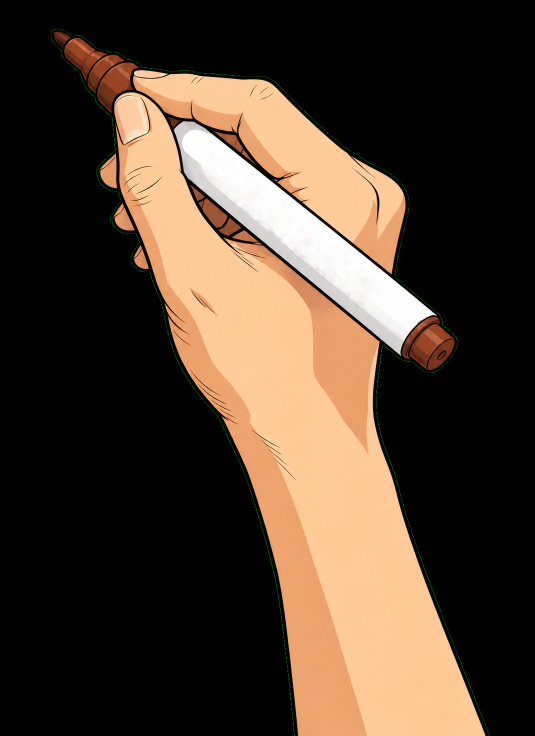
#> input picture assets/drawing-hand-clean.png, 1069 x 1472 px (shown at 1/2 size)
$ python auto_annotate.py ../assets/drawing-hand-clean.png
#> lines starting #> are read from the running program, lines starting #| are printed output that depends on the picture; after the words box and inside, x2 and y2 are one past the last pixel; in counts of white or black regions, pixels touching at a corner belong together
### scripts/stream_render.py
#!/usr/bin/env python3
"""
流式笔迹动画 - 单图渲染入口

把一张彩色图片渲染成「笔尖沿连续轨迹滑行、边走边落墨」的白板动画。
全程分三个段落：
  起笔(ink)   笔尖沿墨迹流铺下黑色线稿
  添彩(color) 同一条轨迹回头，笔尖换上原色把画面点亮
  凝视(gaze)  收笔后停留，展示完整原图

与“逐格跳变”的做法不同：本渲染器把绘制顺序视作笔尖的运动折线，
在相邻落点之间做插值，墨刷随笔尖滑动连续落墨，形成连贯的笔迹流。
"""
from __future__ import annotations

import argparse
import datetime
import math
import shutil
import subprocess
import sys
import time
from dataclasses import dataclass
from pathlib import Path
from typing import Sequence

import cv2
import numpy as np

# ──────────────────────────────────────────────────────────────
# 资源定位
# ──────────────────────────────────────────────────────────────
_SCRIPT_DIR = Path(__file__).resolve().parent
_ASSETS_DIR = _SCRIPT_DIR.parent / "assets"
DEFAULT_HAND_PNG = _ASSETS_DIR / "drawing-hand.png"


def _imread_any(path: str | Path, flags: int = cv2.IMREAD_COLOR) -> np.ndarray | None:
    """
    读取图片，兼容含中文/空格等非 ASCII 字符的 Windows 路径。
    先用 np.fromfile 读字节，再交给 cv2.imdecode 解码，
    绕过 cv2.imread 对非 ASCII 路径的兼容性问题。
    """
    raw = np.fromfile(str(path), dtype=np.uint8)
    if raw.size == 0:
        return None
    return cv2.imdecode(raw, flags)


# [7 lines left out: function _imwrite_any, not called in this run]


# ──────────────────────────────────────────────────────────────
# 渲染参数集中处
# ──────────────────────────────────────────────────────────────
@dataclass(frozen=True)
class Config:
    fps: int = 60                  # 高频输出让笔尖移动更接近连续书写
    grid_edge: int = 10            # 更小的网格减少线稿揭示的块状感
    sample_step: int = 2           # 笔尖轨迹的像素采样间距
    cap_long_edge: int = 1080      # 输入图长边上限
    brush_radius: int = 40         # 添彩阶段圆形墨刷半径
    ink_weight: int = 2            # 线稿段权重：为观察笔迹留出更多时间
    color_weight: int = 1          # 添彩段权重
    gaze_seconds: float = 3.0      # 凝视段基准秒数
    ink_threshold: int = 10        # 像素灰度低于此值视为“墨迹”
    ink_reveal_radius: int = 4     # 笔尖每段轨迹可揭示线稿的半径
    target_hand_height: int = 493  # 手部素材缩放后的目标高度（按 1080p 调校）
    # 笔尖在素材中的归一化坐标（0..1），决定落墨点对齐到素材的哪个像素。
    # 内置 drawing-hand.png 裁剪后，笔尖落在图像左上角，故锚点取 (0, 0)。
    # 这里描述的是真实落墨接触点，而非手部图像的外框。
    tip_anchor_x: float = 0.0
    tip_anchor_y: float = 0.0
    canvas_hex: str = "#F6F1E3"    # 画布底色
    match_bg: bool = True          # 把原图背景染成画布底色，使起笔/上色背景一致
    match_bg_threshold: int = 28   # 与原图背景色差异小于此值视为背景（BGR 三通道和）
    steps_per_frame: int = 4       # 每帧推进的落点数基准
    # ── contour-wipe 上色模式专用 ──
    color_fill: str = "contour-wipe"  # 上色风格: "contour-wipe" 轮廓感知自上而下扫描(默认) | "brush" 沿轨迹刷
    wipe_decay: float = 0.86       # 阻力场逐行向下衰减系数（半衰期≈4.6px）
    wipe_delay_ratio: float = 0.04  # 轮廓处前沿被扣减的像素比例（×h，钳制到[12,52]）
    wipe_blocks: int = 18          # 笔尖横向来回扫动的趟数
    # ── 起笔段自适应停顿（模拟"换笔呼吸"节奏）──
    # pause_mode: "heavy" 明显停顿(默认)；"auto" 按内容密度自动分档；"off" 关闭停顿；"light" 少量
    pause_mode: str = "heavy"
    pause_ratio_heavy: float = 0.03   # 低密度(慢节奏)停顿比例：约 3% 帧用作停顿
    pause_ratio_light: float = 0.008  # 中密度停顿比例：约 0.8%
    # 密度分档阈值：用"每格帧数"(frames_per_cell) 衡量动画时长相对内容的富余度。
    # >= heavy_fpc 有大段富余 → heavy 档(多停顿)；>= light_fpc 适中 → light 档；
    # < light_fpc 内容密集、时长紧张 → 不停顿。
    pause_heavy_fpc: float = 0.7
    pause_light_fpc: float = 0.4
    # ── 笔迹路径模式 ──
    # ink_path_mode: "grid" 网格格中心插值(默认) | "skeleton" 骨架级像素追踪
    ink_path_mode: str = "grid"
    skeleton_min_points: int = 8        # 骨架笔画最少点数（过滤碎片）
    skeleton_resample_spacing: float = 2.5  # 骨架重采样间距（像素）


# ──────────────────────────────────────────────────────────────
# 小工具
# ──────────────────────────────────────────────────────────────
# [45 lines left out: functions _hex_to_bgr, _bounding_box, _to_grid_blocks, _active_mask, _label_components, not called in this run]


def _component_cells(labels: np.ndarray, label: int) -> list[tuple[int, int]]:
    coords = np.argwhere(labels == label)
    return [(int(r), int(c)) for r, c in coords]


# [425 lines left out: functions _merge_small_components, _bounds, _split_bridge_connected_component, _split_bridge_connected_components, _boxes_touch, _group_adjacent_stroke_groups and 8 more, not called in this run]


def flatten_streams(streams: list[list[tuple[int, int]]]) -> list[tuple[int, int]]:
    return [cell for stream in streams for cell in stream]


# ──────────────────────────────────────────────────────────────
# 笔尖 / 手部覆盖
# ──────────────────────────────────────────────────────────────
# [75 lines left out: functions _load_hand, _procedural_tip, not called in this run]


class TipOverlay:
    """把笔尖/手部贴到画布上，让指定的“笔尖锚点”对齐落墨点，带 alpha 混合。"""

    # [56 lines left out: functions __init__, stamp, _feathered_disk, not called in this run]


# ──────────────────────────────────────────────────────────────
# contour-wipe 上色工具
# ──────────────────────────────────────────────────────────────
def _ease_in_out_sine(t: float | np.ndarray) -> float | np.ndarray:
    """正弦缓动：起止慢、中间快。输入标量或数组，输出同形。"""
    return -(np.cos(np.pi * t) - 1.0) / 2.0


# [9 lines left out: function _build_wipe_wave, not called in this run]


# ──────────────────────────────────────────────────────────────
# 骨架级笔画追踪（移植自 whiteboard-video-engine preprocess.py）
# Zhang-Suen 细化 → 8邻接最直边追踪 → 像素级有序笔画
# ──────────────────────────────────────────────────────────────
_SKEL_NEIGHBORS_8 = [
    (-1, -1), (0, -1), (1, -1),
    (-1, 0),           (1, 0),
    (-1, 1),  (0, 1),  (1, 1),
]


# [57 lines left out: functions _zhang_suen_skeleton, _skel_neighbors, not called in this run]


def _edge_key(a: tuple[int, int], b: tuple[int, int]) -> tuple[tuple[int, int], tuple[int, int]]:
    """无向边规范化：(A,B) 和 (B,A) 映射到同一个 key。"""
    return (a, b) if a <= b else (b, a)


# [141 lines left out: functions _choose_next, trace_8connected, _stroke_cumulative_length, _resample_stroke_points, _chaikin_smooth, _order_skeleton_strokes, not called in this run]


# ──────────────────────────────────────────────────────────────
# 时长 / 段落切分
# ──────────────────────────────────────────────────────────────
@dataclass
class PhasePlan:
    ink_frames: int
    color_frames: int
    gaze_frames: int
    ratio_label: str


# [20 lines left out: function plan_phases, not called in this run]


# ──────────────────────────────────────────────────────────────
# 渲染器主体
# ──────────────────────────────────────────────────────────────
class StreamBoardRenderer:
    """持有单次渲染的全部状态，方法挂在实例上。"""

    # [789 lines left out: functions __init__, _match_original_background, _cell_center, _build_skeleton_path, _build_resistance_field, _reveal_ink_segment and 18 more, not called in this run]


# [2 lines that do not run on import are left out]

### scripts/auto_annotate.py
#!/usr/bin/env python3
"""
Automatic annotation for raster line-art: find the drawn objects and turn them
into annotation elements (regions + reading order + default timing).

The illustration style (clean line art, lots of empty paper) makes objects
separable: ink is dilated until strokes of one object merge, connected blobs
become candidate elements, tiny blobs are merged into their nearest
neighbour, and if ``--elements K`` is given the closest blobs are merged
until K remain.  Elements are ordered in reading order (rows, then left to
right) unless ``--order`` says otherwise.

An agent should still look at the result (``render_annotation_preview.py``)
and rename / reorder / set ``say`` phrases.

Usage:
  python auto_annotate.py scene.png [--elements 4] [--order reading|ltr|ttb|size]
                          [--labels "Mặt trời,Mây,Người"] [--say "mặt trời,đám mây,người"]
                          [--duration-ms 9000] [--out scene.annotation.json]
"""
from __future__ import annotations

import argparse
import json
import sys
from pathlib import Path

import cv2
import numpy as np

sys.path.insert(0, str(Path(__file__).resolve().parent))
import stream_render as sr  # noqa: E402


def content_mask(img: np.ndarray) -> np.ndarray:
    h, w = img.shape[:2]
    m = max(3, min(h, w) // 50)
    corners = [img[:m, :m], img[:m, -m:], img[-m:, :m], img[-m:, -m:]]
    bg = np.median(np.concatenate([c.reshape(-1, 3) for c in corners]), axis=0)
    diff = np.abs(img.astype(np.int16) - bg.astype(np.int16)).sum(axis=2)
    gray = cv2.cvtColor(img, cv2.COLOR_BGR2GRAY)
    ink = cv2.adaptiveThreshold(gray, 255, cv2.ADAPTIVE_THRESH_GAUSSIAN_C, cv2.THRESH_BINARY, 15, 10) < 10
    mask = (diff > 45) | ink
    # drop paper texture / noise specks
    mask = cv2.morphologyEx(mask.astype(np.uint8), cv2.MORPH_OPEN, np.ones((2, 2), np.uint8))
    return mask > 0


# [5 lines left out: function _gap, not called in this run]


def _union(a, b):
    return (min(a[0], b[0]), min(a[1], b[1]), max(a[2], b[2]), max(a[3], b[3]))


def detect_boxes(img: np.ndarray, k: int | None = None, merge_ratio: float = 0.014,
                 min_area_ratio: float = 0.01) -> list[tuple[int, int, int, int]]:
    h, w = img.shape[:2]
    mask = content_mask(img)
    # long thin horizontal strokes (ground lines, baselines) glue unrelated objects
    # together: ignore them while grouping (they are still drawn - pixels stay in `mask`)
    m8 = mask.astype(np.uint8)
    thin = m8 - cv2.morphologyEx(m8, cv2.MORPH_OPEN, np.ones((max(3, h // 90), 1), np.uint8))
    lines = cv2.morphologyEx(thin, cv2.MORPH_OPEN, np.ones((1, max(15, w // 12)), np.uint8))
    lines = cv2.dilate(lines, np.ones((3, 3), np.uint8))
    group_mask = (m8 > 0) & ~(lines > 0)
    r = max(3, int(min(h, w) * merge_ratio))
    blobs = cv2.dilate(group_mask.astype(np.uint8), cv2.getStructuringElement(cv2.MORPH_ELLIPSE, (r, r)))
    n, lab, st, _ = cv2.connectedComponentsWithStats(blobs)
    boxes, areas = [], []
    for i in range(1, n):
        x, y, bw, bh, _a = st[i]
        sub = group_mask[y:y + bh, x:x + bw] & (lab[y:y + bh, x:x + bw] == i)
        ys, xs = np.nonzero(sub)
        if ys.size == 0:
            continue
        boxes.append((x + int(xs.min()), y + int(ys.min()), x + int(xs.max()) + 1, y + int(ys.max()) + 1))
        areas.append(int(ys.size))
    if not boxes:
        return []
    # merge small blobs into their nearest neighbour
    min_area = min_area_ratio * group_mask.sum()
    changed = True
    while changed and len(boxes) > 1:
        changed = False
        i = int(np.argmin(areas))
        if areas[i] < min_area:
            j = min((j for j in range(len(boxes)) if j != i), key=lambda j: _gap(boxes[i], boxes[j]))
            boxes[j] = _union(boxes[i], boxes[j])
            areas[j] += areas[i]
            del boxes[i], areas[i]
            changed = True
    # merge boxes that sit (mostly) inside another one - motion lines, details
    # [4 lines left out: function inside, not called in this run]
    changed = True
    while changed and len(boxes) > 1:
        changed = False
        for i in range(len(boxes)):
            box_area = lambda b: (b[2] - b[0]) * (b[3] - b[1])  # noqa: E731
            j = next((j for j in range(len(boxes)) if j != i
                      and box_area(boxes[i]) < 0.25 * box_area(boxes[j])
                      and inside(boxes[i], boxes[j]) > 0.9), None)
            if j is not None:
                boxes[j] = _union(boxes[i], boxes[j])
                areas[j] += areas[i]
                del boxes[i], areas[i]
                changed = True
                break
    # merge down to k
    if k:
        while len(boxes) > k:
            best = None
            for i in range(len(boxes)):
                for j in range(i + 1, len(boxes)):
                    u = _union(boxes[i], boxes[j])
                    cost = _gap(boxes[i], boxes[j]) + 0.15 * np.sqrt((u[2] - u[0]) * (u[3] - u[1]))
                    if best is None or cost < best[0]:
                        best = (cost, i, j)
            _, i, j = best
            boxes[i] = _union(boxes[i], boxes[j])
            areas[i] += areas[j]
            del boxes[j], areas[j]
    return boxes


def order_boxes(boxes, mode: str = "reading"):
    if mode == "ltr":
        return sorted(boxes, key=lambda b: (b[0] + b[2]) / 2)
    if mode == "ttb":
        return sorted(boxes, key=lambda b: (b[1] + b[3]) / 2)
    if mode == "size":
        return sorted(boxes, key=lambda b: -(b[2] - b[0]) * (b[3] - b[1]))
    # reading order: group into rows by vertical overlap, rows top->bottom, items left->right
    rest = sorted(boxes, key=lambda b: b[1])
    rows: list[list] = []
    for b in rest:
        for row in rows:
            ry0 = min(x[1] for x in row)
            ry1 = max(x[3] for x in row)
            ov = min(ry1, b[3]) - max(ry0, b[1])
            if ov > 0.5 * min(ry1 - ry0, b[3] - b[1]):
                row.append(b)
                break
        else:
            rows.append([b])
    rows.sort(key=lambda row: min(x[1] for x in row))
    return [b for row in rows for b in sorted(row, key=lambda x: x[0])]


def annotate(image_path: str | Path, k: int | None = None, order: str = "reading",
             labels: list[str] | None = None, says: list[str] | None = None,
             duration_ms: int | None = None, pad_ratio: float = 0.012) -> dict:
    img = sr._imread_any(str(image_path))
    if img is None:
        raise FileNotFoundError(image_path)
    h, w = img.shape[:2]
    boxes = order_boxes(detect_boxes(img, k), order)
    pad = max(4, int(min(w, h) * pad_ratio))
    n = len(boxes)
    total = duration_ms or max(4000, 2600 * n + 1000)
    slot = (total - 900) / max(1, n)
    elements = []
    for i, (x0, y0, x1, y1) in enumerate(boxes):
        x0, y0 = max(0, x0 - pad), max(0, y0 - pad)
        x1, y1 = min(w, x1 + pad), min(h, y1 + pad)
        start = int(300 + i * slot)
        e = {
            "id": f"el_{i + 1}",
            "label": labels[i] if labels and i < len(labels) else f"Phần {i + 1}",
            "sequence": i + 1,
            "narrativeRole": "",
            "subtitle": "",
            "type": "object",
            "region": {"x": int(x0), "y": int(y0), "width": int(x1 - x0), "height": int(y1 - y0)},
            "reveal": {"direction": "left_to_right", "startMs": start,
                       "durationMs": int(max(800, slot - 200)), "maskPaddingPx": pad, "protectedRegions": []},
            "handPath": {"start": [int(x0), int((y0 + y1) / 2)], "end": [int(x1), int((y0 + y1) / 2)],
                         "easing": "easeInOut"},
        }
        if says and i < len(says) and says[i].strip():
            e["say"] = says[i].strip()
        elements.append(e)
    return {"sceneId": Path(image_path).stem, "canvas": {"width": w, "height": h},
            "storyBasis": "", "sceneDurationMs": int(total), "elements": elements}


def main(argv=None) -> int:
    p = argparse.ArgumentParser(description="Auto-annotate a raster scene")
    p.add_argument("image")
    p.add_argument("--elements", type=int, default=None, help="target number of elements")
    p.add_argument("--order", default="reading", choices=["reading", "ltr", "ttb", "size"])
    p.add_argument("--labels", default=None, help="comma separated labels, in drawing order")
    p.add_argument("--say", default=None, help="comma separated trigger phrases, in drawing order")
    p.add_argument("--duration-ms", type=int, default=None)
    p.add_argument("--out", default=None)
    a = p.parse_args(argv)
    split = lambda s: [x.strip() for x in s.split(",")] if s else None  # noqa: E731
    ann = annotate(a.image, a.elements, a.order, split(a.labels), split(a.say), a.duration_ms)
#> in _imread_any, returned value is the input picture: shape (1472, 1069, 3); mean B, G, R 47.6, 61.9, 78.5
#> in content_mask, `bg = np.median(np.concatenate([c.reshape(-1, 3) for c in corners]), ax..`: bg = [0, 0, 0]
#> in content_mask, `diff = np.abs(img.astype(np.int16) - bg.astype(np.int16)).sum(axis=2)`:
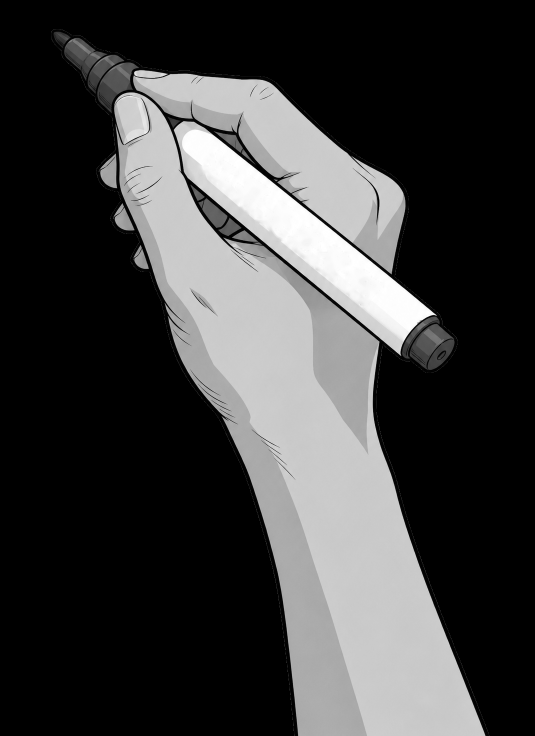
#> diff: shape (1472, 1069) int64 (shown at 1/2 size); min 0, max 765, mean 188; drawn with min black and max white
#> in content_mask, `ink = cv2.adaptiveThreshold(gray, 255, cv2.ADAPTIVE_THRESH_GAUSSIAN_C,..`:
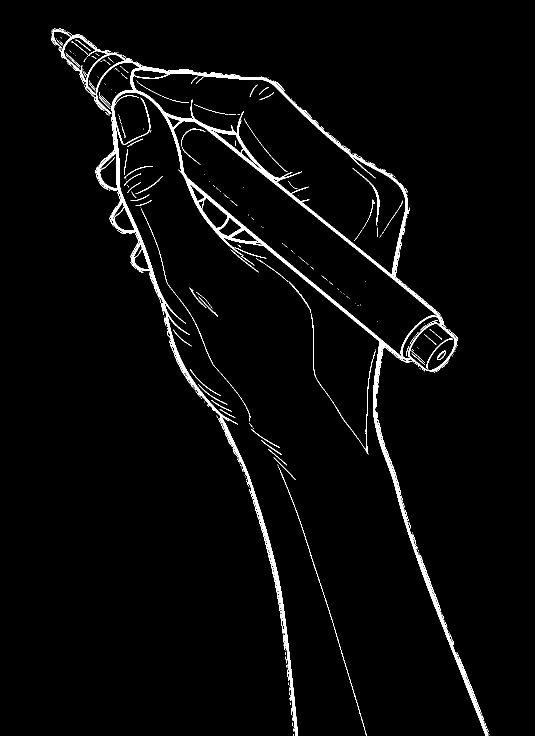
#> ink: shape (1472, 1069) bool (shown at 1/2 size); 2.9% white; 292 white regions (217 under 20 px), largest, box (x1, y1, x2, y2) and area: (103, 59, 977, 1472) 38298, (557, 934, 734, 1472) 711, (622, 627, 751, 909) 685
#> in content_mask, `mask = (diff > 45) | ink`:
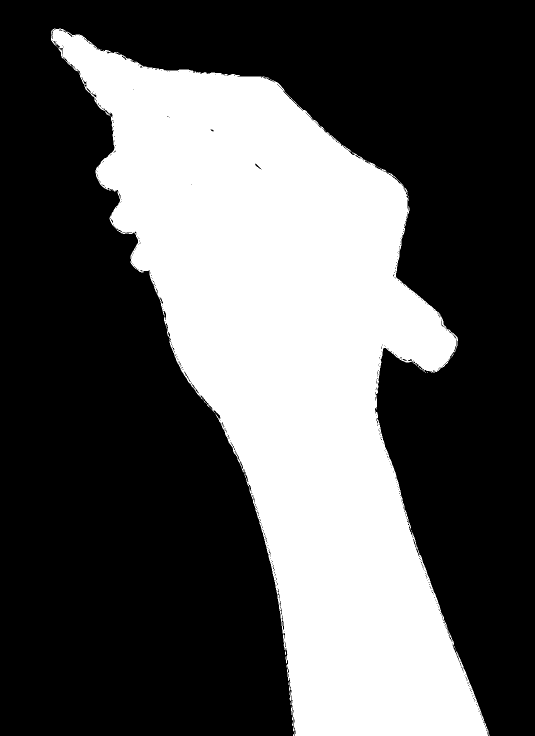
#> mask: shape (1472, 1069) bool (shown at 1/2 size); 35.1% white; 27 white regions (26 under 20 px), largest, box (x1, y1, x2, y2) and area: (102, 57, 979, 1472) 551747
#> in content_mask, `mask = cv2.morphologyEx(mask.astype(np.uint8), cv2.MORPH_OPEN, np.ones..`:
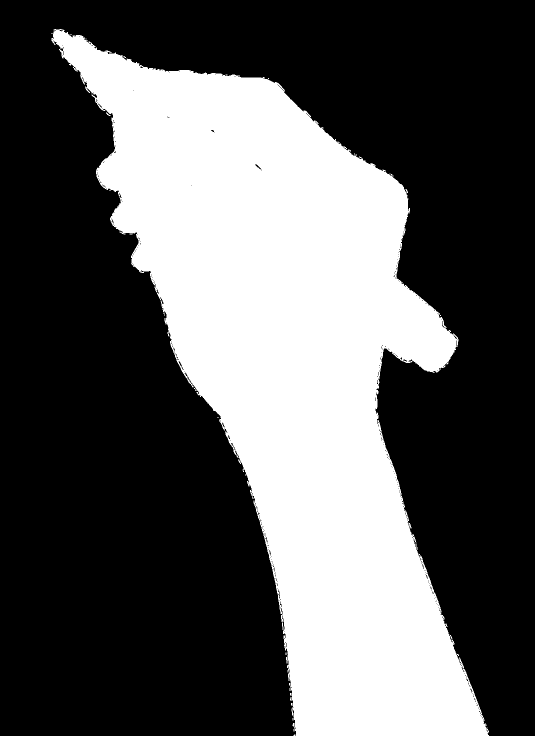
#> mask: shape (1472, 1069) (shown at 1/2 size); values 0 (black) and 1 (white), 35% white; 32 white regions (29 under 20 px), largest, box (x1, y1, x2, y2) and area: (103, 58, 978, 1472) 549887, (564, 1245, 567, 1260) 30, (212, 225, 221, 232) 23
#> in detect_boxes, `thin = m8 - cv2.morphologyEx(m8, cv2.MORPH_OPEN, np.ones((max(3, h // ..`:
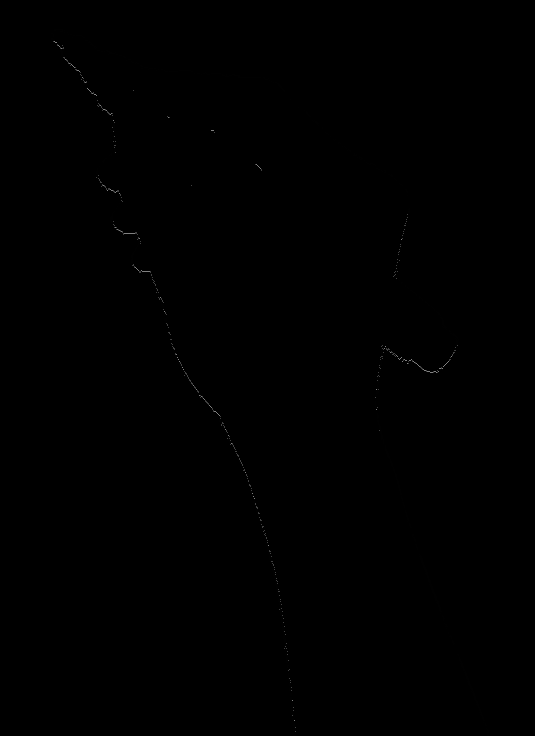
#> thin: shape (1472, 1069) (shown at 1/2 size); min 0, max 255, mean 0.1
#> (the rest of the program and of its run is left out)
